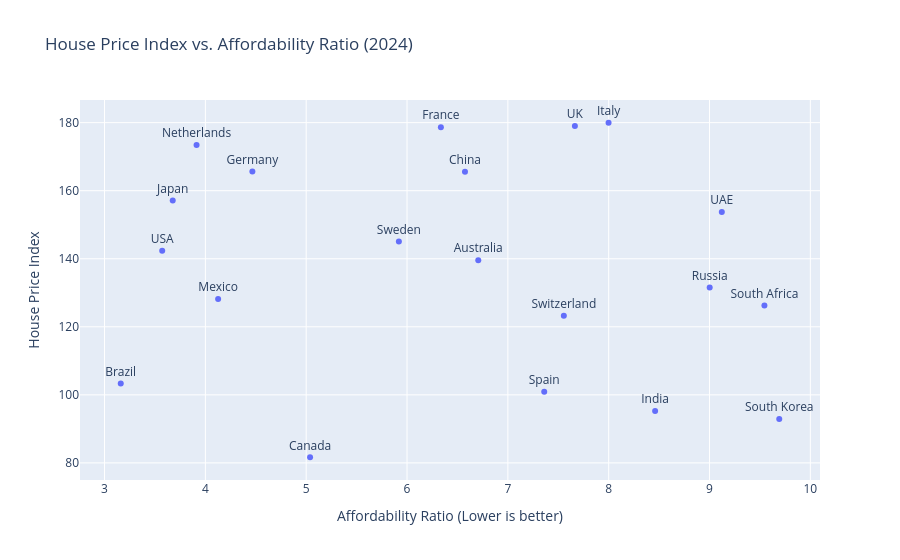

The cell this chart's notebook holds for it:
### Markdown cell above
### 6.2 House Price Index vs. Affordability Ratio (2024) - Scatter Plot
*Purpose: To investigate the relationship between current house price levels and affordability in the most recent year.*

### Code cell
print("Generating Scatter Plot for HPI vs Affordability (2024)...")
df_2024 = df[df['Year'] == 2024]
fig_scatter_2024 = px.scatter(df_2024,
                              x='Affordability Ratio',
                              y='House Price Index',
                              text='Country', # Label points
                              title='House Price Index vs. Affordability Ratio (2024)', 
                              labels={'Affordability Ratio': 'Affordability Ratio (Lower is better)', 
                                      'House Price Index': 'House Price Index'},
                              hover_data=['Country', 'Mortgage_Rate_Perc', 'GDP_Growth_Perc'])

fig_scatter_2024.update_traces(textposition='top center')
fig_scatter_2024.update_layout(height=600, xaxis_title='Affordability Ratio (Lower is better)', yaxis_title='House Price Index') 
fig_scatter_2024.write_html("6.2.html")
fig_scatter_2024.show() # Display the plot

### Figure 1 — Plotly figure (JSON) as saved in the notebook; plotly's stock layout.template omitted (floating-point values rounded to 4 significant figures)
{"data": [{"customdata": [["USA", 3.055, 3.837], ["Canada", 4.726, 3.528], ["UK", 5.887, 3.576], ["Germany", 1.853, -1.788], ["France", 5.564, 5.888], ["Italy", 5.345, 4.797], ["Spain", 4.591, 1.7], ["Australia", 3.244, 4.645], ["India", 3.621, 5.475], ["China", 4.84, 0.3452], ["Japan", 5.141, 3.507], ["Brazil", 6.439, 1.075], ["South Korea", 2.304, 4.657], ["Mexico", 4.928, -0.3958], ["South Africa", 5.214, 0.7675], ["Russia", 2.198, 0.4634], ["Netherlands", 3.929, 0.279], ["Sweden", 3.165, 5.953], ["Switzerland", 3.698, 3.127], ["UAE", 1.708, 3.731]], "hovertemplate": "Affordability Ratio (Lower is better)=%{x}<br>House Price Index=%{y}<br>Country=%{customdata[0]}<br>Mortgage_Rate_Perc=%{customdata[1]}<br>GDP_Growth_Perc=%{customdata[2]}<extra></extra>", "legendgroup": "", "marker": {"color": "#636efa", "symbol": "circle"}, "mode": "markers+text", "name": "", "orientation": "v", "showlegend": false, "text": ["USA", "Canada", "UK", "Germany", "France", "Italy", "Spain", "Australia", "India", "China", "Japan", "Brazil", "South Korea", "Mexico", "South Africa", "Russia", "Netherlands", "Sweden", "Switzerland", "UAE"], "textposition": "top center", "type": "scatter", "x": [3.572, 5.038, 7.665, 4.466, 6.336, 7.999, 7.361, 6.707, 8.46, 6.575, 3.676, 3.161, 9.692, 4.127, 9.545, 9.002, 3.913, 5.919, 7.555, 9.122], "xaxis": "x", "y": [142.3, 81.66, 179.0, 165.6, 178.7, 180.0, 100.9, 139.6, 95.25, 165.6, 157.1, 103.4, 92.89, 128.2, 126.3, 131.6, 173.4, 145.1, 123.2, 153.7], "yaxis": "y"}], "layout": {"autosize": true, "legend": {"tracegroupgap": 0}, "title": {"text": "House Price Index vs. Affordability Ratio (2024)"}, "xaxis": {"anchor": "y", "autorange": true, "domain": [0, 1], "range": [2.766, 10.09], "title": {"text": "Affordability Ratio (Lower is better)"}, "type": "linear"}, "yaxis": {"anchor": "x", "autorange": true, "domain": [0, 1], "range": [75.09, 186.5], "title": {"text": "House Price Index"}, "type": "linear"}}}
